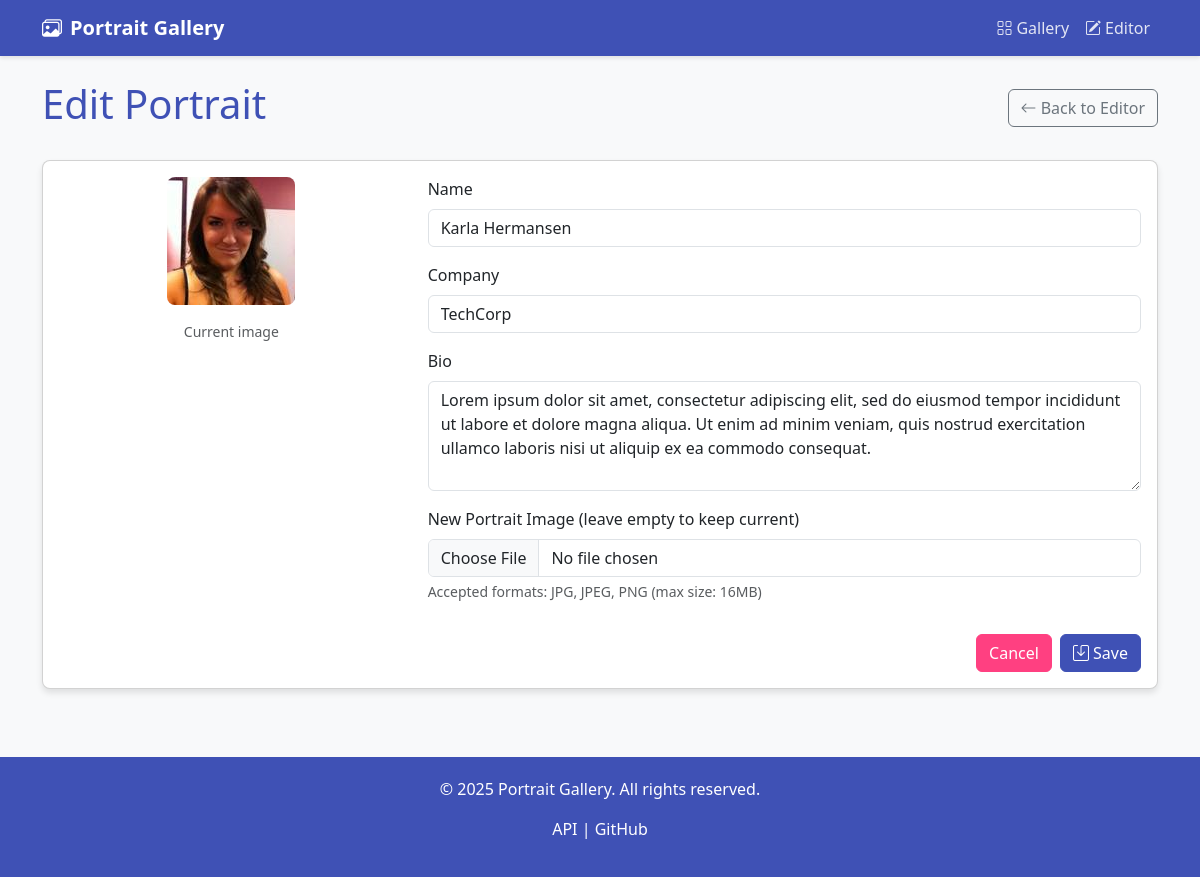
Screenshot of /portraits/1/edit with the database file from the repository.
### flask_app/models.py (models this page shows, shortened)
class Portrait(db.Model):
    id = db.Column(db.Integer, primary_key=True)
    name = db.Column(db.String(100), nullable=False)
    company = db.Column(db.String(100), nullable=False)
    bio = db.Column(db.Text, nullable=False)
    image_filename = db.Column(db.String(255), nullable=False)
    created_at = db.Column(db.DateTime, default=datetime.datetime.utcnow)
    updated_at = db.Column(db.DateTime, default=datetime.datetime.utcnow, onupdate=datetime.datetime.utcnow)

### flask_app/views.py (the view, shortened to what this page needs)
@bp.route('/portraits/<int:id>/edit', methods=['GET', 'POST'])
def edit_portrait(id):
    portrait = Portrait.query.get_or_404(id)
    form = PortraitForm(obj=portrait)
    if request.method == 'GET':
        form.image.data = None
    return render_template('portrait_form.html', form=form, portrait=portrait, title='Edit Portrait')

### flask_app/forms.py
class PortraitForm(FlaskForm):
    id = HiddenField('ID')
    name = StringField('Name', validators=[DataRequired(), Length(min=2, max=100)])
    company = StringField('Company', validators=[DataRequired(), Length(min=2, max=100)])
    bio = TextAreaField('Bio', validators=[DataRequired(), Length(min=10, max=1000)])
    image = FileField('Portrait Image', validators=[
        FileAllowed(['jpg', 'jpeg', 'png'], 'Images only!')
    ])

### flask_app/helpers.py (called while the page is built)
def get_context_processors():
    def inject_now():
        return {'now': datetime.datetime.utcnow}
    return [inject_now]

### flask_app/templates/portrait_form.html (shortened to what this page needs)
{% extends 'base.html' %}
{% block content %}
<div class="row mb-4">
    <div class="col-12">
        <div class="d-flex justify-content-between align-items-center mb-4">
            <h1 class="text-primary">{{ title }}</h1>
            <a href="{{ url_for('portraits.editor') }}" class="btn btn-outline-secondary">
                <i class="bi bi-arrow-left"></i> Back to Editor
            </a>
        </div>
        <div class="card">
            <div class="card-body">
                <form method="post" enctype="multipart/form-data">
                    <div class="row">
                        {% if portrait %}
                            <div class="col-md-4 mb-4 text-center">
                                <img src="{{ url_for('static', filename='portraits/' + portrait.image_filename) }}"
                                     alt="{{ portrait.name }}"
                                     class="img-fluid mb-3"
                                     style="max-height: 300px; border-radius: 8px;">
                                <p class="text-muted small">Current image</p>
                            </div>
                            <div class="col-md-8">
                        {% else %}
                            <div class="col-12">
                        {% endif %}
                        <div class="mb-3">
                            <label for="name" class="form-label">Name</label>
                            <input type="text" class="form-control {% if form.name.errors %}is-invalid{% endif %}"
                                  id="name" name="name" value="{{ form.name.data or '' }}" required>
                        </div>
                        <div class="mb-3">
                            <label for="company" class="form-label">Company</label>
                            <input type="text" class="form-control {% if form.company.errors %}is-invalid{% endif %}"
                                  id="company" name="company" value="{{ form.company.data or '' }}" required>
                        </div>
                        <div class="mb-3">
                            <label for="bio" class="form-label">Bio</label>
                            <textarea class="form-control {% if form.bio.errors %}is-invalid{% endif %}"
                                     id="bio" name="bio" rows="4" required>{{ form.bio.data or '' }}</textarea>
                        </div>
                        <div class="mb-3">
                            <label for="image" class="form-label">
                                {% if portrait %}
                                    New Portrait Image (leave empty to keep current)
                                {% else %}
                                    Portrait Image
                                {% endif %}
                            </label>
                            <input type="file" class="form-control {% if form.image.errors %}is-invalid{% endif %}"
                                  id="image" name="image" accept="image/jpeg,image/png,image/jpg"
                                  {% if not portrait %}required{% endif %}>
                            <div class="form-text">
                                Accepted formats: JPG, JPEG, PNG (max size: 16MB)
                            </div>
                        </div>
                        </div>
                    </div>
                    <div class="d-flex justify-content-end gap-2 mt-3">
                        <a href="{{ url_for('portraits.editor') }}" class="btn btn-secondary">Cancel</a>
                        <button type="submit" class="btn btn-primary">
                            <i class="bi bi-save"></i> Save
                        </button>
                    </div>
                </form>
            </div>
        </div>
    </div>
</div>
{% endblock %}

### flask_app/templates/base.html (style rules this page uses)
:root { --primary-color: #3f51b5; --secondary-color: #ff4081; --dark-color: #1a237e; --light-color: #e8eaf6; --success-color: #4caf50; --warning-color: #ff9800; --danger-color: #f44336; }
body { background-color: #f8f9fa; color: #333; font-family: 'Segoe UI', Tahoma, Geneva, Verdana, sans-serif; }
.btn-primary { background-color: var(--primary-color); border-color: var(--primary-color); }
.btn-secondary { background-color: var(--secondary-color); border-color: var(--secondary-color); }
.card { border-radius: 8px; box-shadow: 0 4px 6px rgba(0, 0, 0, 0.1); transition: transform 0.3s ease, box-shadow 0.3s ease; margin-bottom: 20px; overflow: hidden; }
.text-primary { color: var(--primary-color) !important; }

### rows the page displays
Portrait: image_filename (picture), name "Karla Hermansen", company "TechCorp", bio "Lorem ipsum dolor sit amet, consectetur adipiscing elit, sed do eiusmod tempor incididunt ut labore et dolore magna aliqua. Ut enim ad minim veniam, quis nostrud exercitation ullamco laboris nisi ut aliquip ex ea commodo consequat."

### other values shown
{{ title }} "Edit Portrait"
